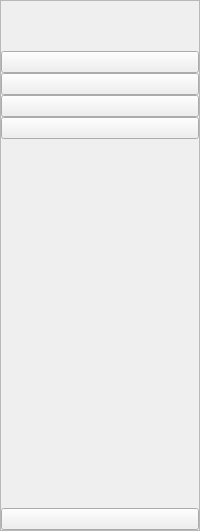
     <widget class="QFrame" name="icon_only_widget">
      <property name="minimumSize">
       <size>
        <width>0</width>
        <height>100</height>
       </size>
      </property>
      <property name="frameShape">
       <enum>QFrame::StyledPanel</enum>
      </property>
      <property name="frameShadow">
       <enum>QFrame::Raised</enum>
      </property>
      <layout class="QGridLayout" name="gridLayout" rowstretch="0,0,0">
       <property name="sizeConstraint">
        <enum>QLayout::SetDefaultConstraint</enum>
       </property>
       <property name="leftMargin">
        <number>0</number>
       </property>
       <property name="topMargin">
        <number>0</number>
       </property>
       <property name="rightMargin">
        <number>0</number>
       </property>
       <property name="bottomMargin">
        <number>0</number>
       </property>
       <property name="spacing">
        <number>0</number>
       </property>
       <item row="0" column="0">
        <layout class="QVBoxLayout" name="verticalLayout_2">
         <item>
          <widget class="QLabel" name="lbl_logo_01">
           <property name="minimumSize">
            <size>
             <width>50</width>
             <height>50</height>
            </size>
           </property>
           <property name="maximumSize">
            <size>
             <width>50</width>
             <height>50</height>
            </size>
           </property>
           <property name="text">
            <string/>
           </property>
           <property name="pixmap">
            <pixmap resource="icons.qrc">:/icons/icon/S3 icon.png</pixmap>
           </property>
           <property name="scaledContents">
            <bool>true</bool>
           </property>
          </widget>
         </item>
         <item>
          <widget class="QPushButton" name="btn_home_01">
           <property name="text">
            <string/>
           </property>
           <property name="icon">
            <iconset resource="icons.qrc">
             <normaloff>:/icons/icon/home-4-32.ico</normaloff>
             <normalon>:/icons/icon/home-4-48.png</normalon>:/icons/icon/home-4-32.ico</iconset>
           </property>
           <property name="checkable">
            <bool>true</bool>
           </property>
           <property name="autoExclusive">
            <bool>true</bool>
           </property>
          </widget>
         </item>
         <item>
          <widget class="QPushButton" name="btn_cadastro_01">
           <property name="text">
            <string/>
           </property>
           <property name="icon">
            <iconset resource="icons.qrc">
             <normaloff>:/icons/icon/note-2-32.ico</normaloff>
             <normalon>:/icons/icon/note-2-48.png</normalon>:/icons/icon/note-2-32.ico</iconset>
           </property>
           <property name="checkable">
            <bool>true</bool>
           </property>
           <property name="autoExclusive">
            <bool>true</bool>
           </property>
          </widget>
         </item>
         <item>
          <widget class="QPushButton" name="btn_estoque_01">
           <property name="text">
            <string/>
           </property>
           <property name="icon">
            <iconset resource="icons.qrc">
             <normaloff>:/icons/icon/activity-feed-32.ico</normaloff>
             <normalon>:/icons/icon/activity-feed-48.png</normalon>:/icons/icon/activity-feed-32.ico</iconset>
           </property>
           <property name="checkable">
            <bool>true</bool>
           </property>
           <property name="autoExclusive">
            <bool>true</bool>
           </property>
          </widget>
         </item>
         <item>
          <widget class="QPushButton" name="btn_manuseio_01">
           <property name="text">
            <string/>
           </property>
           <property name="icon">
            <iconset resource="icons.qrc">
             <normaloff>:/icons/icon/product-32.ico</normaloff>
             <normalon>:/icons/icon/product-48.png</normalon>:/icons/icon/product-32.ico</iconset>
           </property>
           <property name="checkable">
            <bool>true</bool>
           </property>
           <property name="autoExclusive">
            <bool>true</bool>
           </property>
          </widget>
         </item>
        </layout>
       </item>
       <item row="2" column="0">
        <widget class="QPushButton" name="pushButton_5">
         <property name="text">
          <string/>
         </property>
         <property name="icon">
          <iconset resource="icons.qrc">
           <normaloff>:/icons/icon/close-window-32.ico</normaloff>
           <normalon>:/icons/icon/close-window-48.png</normalon>:/icons/icon/close-window-32.ico</iconset>
         </property>
         <property name="checkable">
          <bool>true</bool>
         </property>
         <property name="autoExclusive">
          <bool>true</bool>
         </property>
        </widget>
       </item>
       <item row="1" column="0">
        <spacer name="verticalSpacer">
         <property name="orientation">
          <enum>Qt::Vertical</enum>
         </property>
         <property name="sizeHint" stdset="0">
          <size>
           <width>20</width>
           <height>369</height>
          </size>
         </property>
        </spacer>
       </item>
      </layout>
     </widget>
